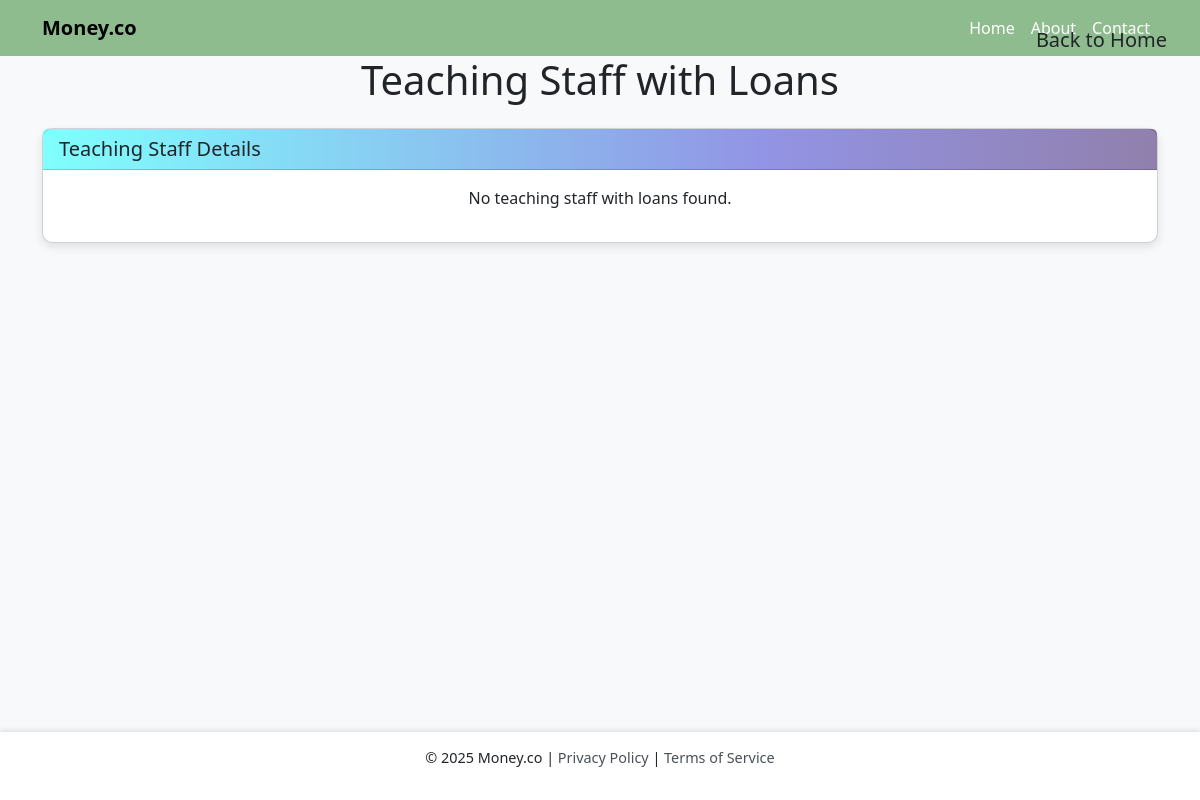
The page /teaching_staff/ on the database as committed earlier.
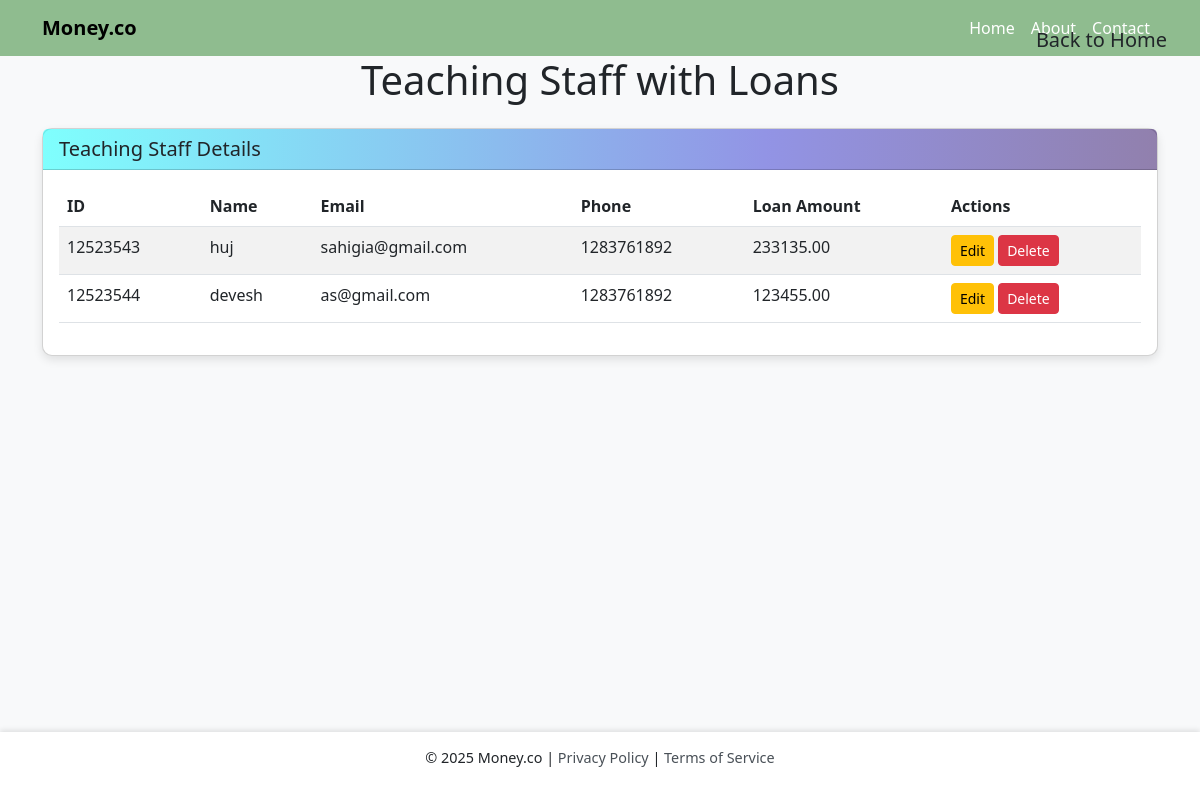
The same page on the database as committed later.
### moneyapp/models.py (models this page shows, shortened)
class Member(models.Model):
    ROLE_CHOICES = [
        ('Teaching', 'Teaching Staff'),
        ('Non-Teaching', 'Non-Teaching Staff'),
    ]
    name = models.CharField(max_length=100)
    member_id = models.CharField(max_length=50, unique=True)
    department = models.CharField(max_length=100, blank=True)
    designation = models.CharField(max_length=100, blank=True)
    mob = models.CharField(max_length=15)  # Matches CSV's 'mob' field
    email = models.EmailField()
    dob = models.DateField()
    doj = models.DateField()
    doj_service = models.DateField()
    maximum_period = models.IntegerField()
    max_loan_amount = models.DecimalField(max_digits=10, decimal_places=2)
    city = models.CharField(max_length=100)
    pincode = models.CharField(max_length=10)
    role = models.CharField(max_length=20, choices=ROLE_CHOICES, default='Non-Teaching')
    has_loan = models.BooleanField(default=False)  # To track if the member has a loan

### moneyapp/views.py (the view)
# urls.py: path('teaching_staff/', views.teaching_staff, name='teaching_staff'),
def teaching_staff(request):
    teaching_members = Member.objects.filter(role='Teaching', has_loan=True)
    return render(request, 'moneyapp/teaching_staff.html', {'members': teaching_members})

### moneyapp/templates/moneyapp/teaching_staff.html (shortened to what this page needs)
{% extends 'base.html' %}
{% block content %}
<div class="container">
    <h1 class="text-center mb-4">Teaching Staff with Loans</h1>
    <div class="card">
        <div class="card-header">
            <h5 class="mb-0">Teaching Staff Details</h5>
        </div>
        <div class="card-body">
            {% if members %}
                <table class="table table-striped">
                    <thead>
                        <tr>
                            <th>ID</th>
                            <th>Name</th>
                            <th>Email</th>
                            <th>Phone</th>
                            <th>Loan Amount</th>
                            <th>Actions</th>
                        </tr>
                    </thead>
                    <tbody>
                        {% for member in members %}
                        <tr>
                            <td>{{ member.member_id }}</td>
                            <td>{{ member.name }}</td>
                            <td>{{ member.email }}</td>
                            <td>{{ member.mob }}</td>
                            <td>{{ member.max_loan_amount }}</td>
                            <td>
                                <a href="{% url 'edit_member' member.id %}" class="btn btn-warning btn-sm">Edit</a>
                                <a href="{% url 'delete_member' member.id %}" class="btn btn-danger btn-sm"
                                   onclick="return confirm('Are you sure you want to delete this member?');">
                                    Delete
                                </a>
                            </td>
                        </tr>
                        {% endfor %}
                    </tbody>
                </table>
            {% else %}
                <p class="text-center">No teaching staff with loans found.</p>
            {% endif %}
        </div>
    </div>
</div>
<div class="position-absolute top-0 end-0 p-3">
    <a href="{% url 'home' %}" class="btn btn-custom btn-lg">Back to Home</a>
</div>
{% endblock %}

### moneyapp/templates/base.html (shortened to what this page needs)
<!DOCTYPE html>
<html lang="en">
<head>
    <link href="https://cdn.jsdelivr.net/npm/bootstrap@5.3.0/dist/css/bootstrap.min.css" rel="stylesheet">
</head>
<body>
    <nav class="navbar navbar-expand-lg navbar-light">
        <div class="container">
            <a class="navbar-brand" href="#">Money.co</a>
            <div class="collapse navbar-collapse" id="navbarNav">
                <ul class="navbar-nav ms-auto">
                    <li class="nav-item">
                        <a class="nav-link" href="#">Home</a>
                    </li>
                    <li class="nav-item">
                        <a class="nav-link" href="#">About</a>
                    </li>
                    <li class="nav-item">
                        <a class="nav-link" href="#">Contact</a>
                    </li>
                </ul>
            </div>
        </div>
    </nav>
    {% block content %}
    {% endblock %}
    <div class="footer">
        <p>&copy; 2025 Money.co | <a href="#">Privacy Policy</a> | <a href="#">Terms of Service</a></p>
    </div>
</body>
</html>

### moneyapp/templates/base.html (style rules this page uses)
body { background-color: #f8f9fa; padding-bottom: 60px; }
.navbar { background-color: #8fbc8f; }
.navbar-brand { font-weight: bold; }
.navbar-nav .nav-link { color: white !important; }
.card { border-radius: 10px; box-shadow: 0 4px 10px rgba(0, 0, 0, 0.1); }
.card-header { background: rgb(36,2,92); background: linear-gradient(270deg, rgba(36,2,92,0.5) 0%, rgba(38,41,203,0.5) 35%, rgba(0,255,252,0.5) 100%); }
.footer { position: fixed; left: 0; bottom: 0; width: 100%; background-color: white; text-align: center; padding: 15px 0; box-shadow: 0 -2px 5px rgba(0, 0, 0, 0.1); font-size: 0.9rem; }
.footer a { text-decoration: none; color: #495057; }

Rows that differ between the two databases and show on the page:
added Member: member_id "12523543", name "huj", email "sahigia@gmail.com", mob "1283761892", max_loan_amount "233135.00"
added Member: member_id "12523544", name "devesh", email "as@gmail.com", mob "1283761892", max_loan_amount "123455.00"
Other text that changed with them:
text no longer shown: "No teaching staff with loans found."
text now shown: "ID Name Email Phone Loan Amount Actions"
